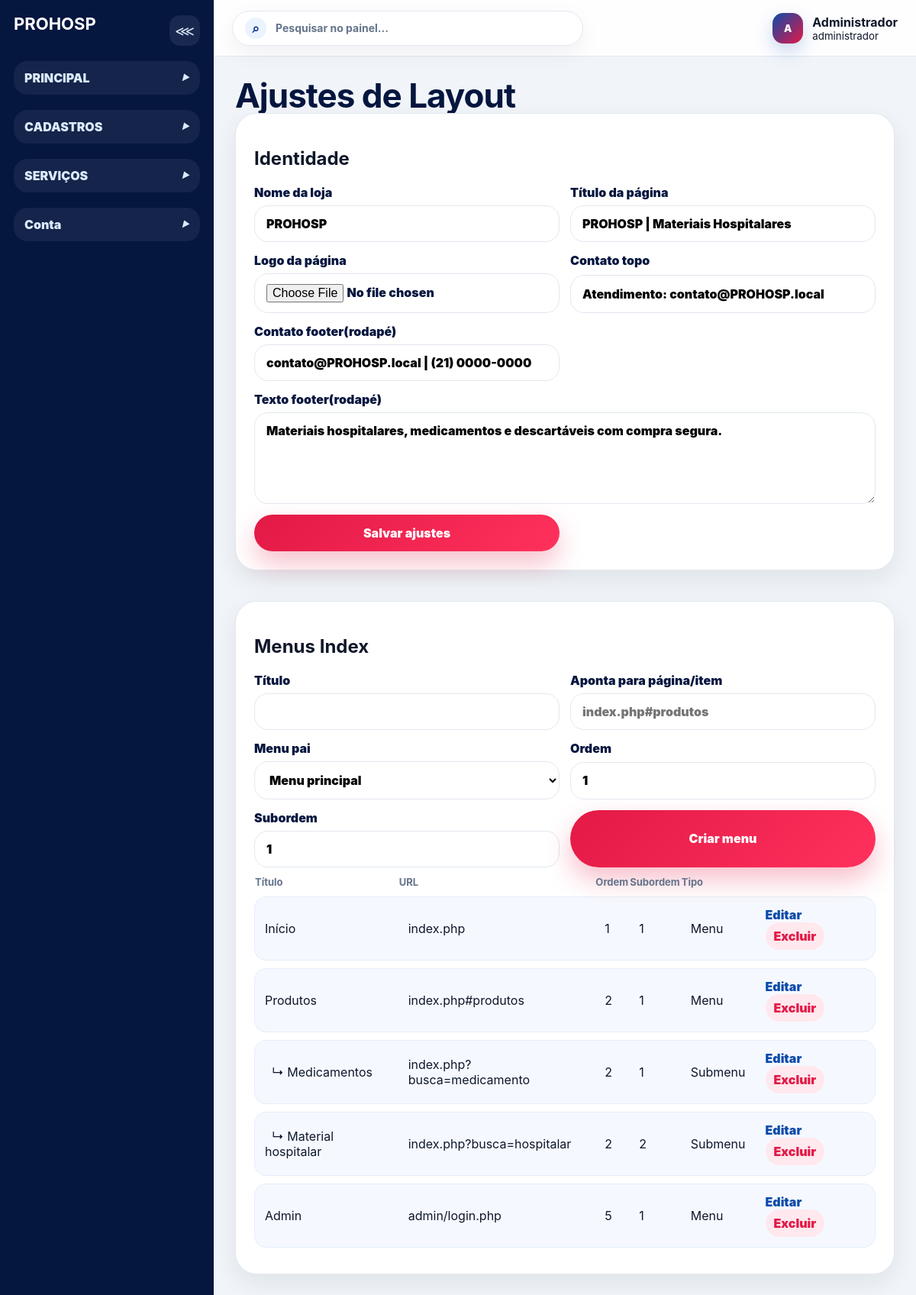
Page /admin/pagina.php (signed in) on the committed database.
### tables this page shows
CREATE TABLE menus (
  id INT AUTO_INCREMENT PRIMARY KEY,
  parent_id INT NULL,
  titulo VARCHAR(90) NOT NULL,
  url VARCHAR(255) NOT NULL,
  ordem INT NOT NULL DEFAULT 1,
  subordem INT NOT NULL DEFAULT 1,
  ativo TINYINT(1) NOT NULL DEFAULT 1,
  criado_em TIMESTAMP DEFAULT CURRENT_TIMESTAMP,
  INDEX idx_menus_parent (parent_id)
);

### includes/funcoes.php (called while the page is built, shortened)
<?php
function e($valor): string {
    return htmlspecialchars((string)$valor, ENT_QUOTES, 'UTF-8');
}
function buscar_ajustes(PDO $pdo): array {
    $stmt = $pdo->query('SELECT chave, valor FROM ajustes_pagina');
    $dados = [];
    foreach ($stmt->fetchAll() as $row) {
        $dados[$row['chave']] = $row['valor'];
    }
    return $dados;
}

### admin/pagina.php (the view, shortened to what this page needs)
<?php
require_once __DIR__ . '/includes/admin-header.php';
$editarMenu = null;
$aj = buscar_ajustes($pdo);
$menus = $pdo->query('SELECT * FROM menus ORDER BY COALESCE(parent_id,id), parent_id IS NOT NULL, ordem, subordem, id')->fetchAll();
?>
<h1>Ajustes de Layout</h1>
<div class="grid-2">
  <section class="panel">
    <h2>Identidade</h2>
    <form method="post" enctype="multipart/form-data" class="form-grid">
      <label>Nome da loja<input name="nome_loja" value="<?= e($aj['nome_loja'] ?? 'PROHOSP') ?>"></label>
      <label>Título da página<input name="titulo_pagina" value="<?= e($aj['titulo_pagina'] ?? 'PROHOSP') ?>"></label>
      <label>Logo da página<input type="file" name="logo"></label>
      <label>Contato topo<input name="contato_topo" value="<?= e($aj['contato_topo'] ?? '') ?>"></label>
      <label>Contato footer(rodapé)<input name="contato_footer" value="<?= e($aj['contato_footer'] ?? '') ?>"></label>
      <label class="wide">Texto footer(rodapé)<textarea name="texto_footer"><?= e($aj['texto_footer'] ?? '') ?></textarea></label>
      <button class="btn primary" name="salvar_ajustes">Salvar ajustes</button>
    </form>
  </section>
  <section class="panel">
    <h2>Menus Index</h2>
    <form method="post" class="form-grid compact">
      <label>Título<input name="titulo" required value="<?= e($editarMenu['titulo'] ?? '') ?>"></label>
      <label>Aponta para página/item<input name="url" placeholder="index.php#produtos" value="<?= e($editarMenu['url'] ?? '') ?>"></label>
      <label>Menu pai
        <select name="parent_id">
          <option value="0">Menu principal</option>
        </select>
      </label>
      <label>Ordem<input name="ordem" type="number" value="<?= e($editarMenu['ordem'] ?? '1') ?>"></label>
      <label>Subordem<input name="subordem" type="number" value="<?= e($editarMenu['subordem'] ?? '1') ?>"></label>
      <button class="btn primary" name="<?= $editarMenu ? 'salvar_menu' : 'novo_menu' ?>"><?= $editarMenu ? 'Salvar menu' : 'Criar menu' ?></button>
    </form>
    <div class="table-wrap">
      <table>
        <thead><tr><th>Título</th><th>URL</th><th>Ordem</th><th>Subordem</th><th>Tipo</th><th></th></tr></thead>
        <tbody>
          <?php foreach ($menus as $m): ?>
          <tr>
            <td><?= $m['parent_id'] ? '&nbsp;&nbsp;↳ ' : '' ?><?= e($m['titulo']) ?></td>
            <td><?= e($m['url']) ?></td>
            <td><?= (int)$m['ordem'] ?></td>
            <td><?= (int)$m['subordem'] ?></td>
            <td><?= $m['parent_id'] ? 'Submenu' : 'Menu' ?></td>
            <td>
              <a href="?editar_menu=<?= (int)$m['id'] ?>">Editar</a>
              <form method="post" class="inline">
                <button name="excluir_menu" onclick="return confirm('Excluir este menu?')">Excluir</button>
              </form>
            </td>
          </tr>
          <?php endforeach; ?>
        </tbody>
      </table>
    </div>
  </section>
</div>
<?php require_once __DIR__ . '/includes/admin-footer.php'; ?>

### assets/css/style.css (style rules this page uses)
:root { --blue-950:#05163f;--blue-900:#eff2f6;--blue-800:#0a358c;--blue-700:#0b4aaa;--blue-600:#1167e8;--blue-100:#eaf3ff;--blue-50:#f5f9ff;--red-600:#e31946;--red-500:#ff315c;--red-100:#ffe8ee;--white:#fff;--slate-950:#0f172a;--slate-700:#334155;--slate-500:#64748b;--slate-200:#e2e8f0;--slate-100:#f1f5f9;--radius-xl:28px;--radius-lg:22px;--radius-md:16px;--shadow:0 22px 55px rgba(8,35,95,.14);--soft:0 12px 32px rgba(15,23,42,.08) }
* { box-sizing:border-box }
body { margin:0;font-family:Inter,Arial,Helvetica,sans-serif;background:linear-gradient(180deg,#f8fbff 0,#eef4fb 100%);color:var(--slate-950) }
a { text-decoration:none;color:inherit }
.btn { border:0;border-radius:999px;padding:14px 22px;font-weight:900;display:inline-flex;align-items:center;justify-content:center;cursor:pointer }
.btn.primary { background:linear-gradient(135deg,var(--red-600),var(--red-500));color:#fff;box-shadow:0 16px 34px rgba(227,25,70,.28) }
.section-head h2,h1 { font-size:clamp(30px,4vw,44px);line-height:1.05;margin:0;color:var(--blue-950);letter-spacing:-1px }
.product-card,.panel,.login-card,.metric { background:#fff;border:1px solid rgba(226,232,240,.95);border-radius:var(--radius-xl);box-shadow:var(--soft) }
.login-card label,.form-grid label { display:grid;gap:7px;color:var(--blue-950);font-weight:900 }
.login-card input,.form-grid input,.form-grid select,.form-grid textarea { width:100%;border:1px solid var(--slate-200);border-radius:18px;padding:13px 15px;font:inherit;background:#fff;outline:0 }
.login-card form,.form-grid { display:grid;gap:14px }
.admin-body { display:flex;min-height:100vh;background:var(--slate-100) }
.panel { padding:24px;margin-bottom:20px }
.grid-2 { display:grid;grid-template-columns:minmax(320px,.85fr) 1.15fr;gap:20px }
.form-grid { grid-template-columns:repeat(2,1fr) }
.form-grid .wide { grid-column:1/-1 }
.form-grid textarea { min-height:120px }
.table-wrap { overflow:auto }
table { width:100%;border-collapse:separate;border-spacing:0 10px;min-width:680px }
th { text-align:left;color:var(--slate-500);font-size:13px }
td { background:var(--blue-50);padding:13px;border-top:1px solid #e5eef9;border-bottom:1px solid #e5eef9 }
td:first-child { border-left:1px solid #e5eef9;border-radius:16px 0 0 16px }
td:last-child { border-right:1px solid #e5eef9;border-radius:0 16px 16px 0 }
td a { color:var(--blue-700);font-weight:900;margin-right:8px }
button { font:inherit }
.inline { display:inline }
.inline button,td button { border:0;background:var(--red-100);color:var(--red-600);font-weight:900;border-radius:999px;padding:8px 11px;cursor:pointer }
body.admin-body .admin-cards, body.admin-body .grid-2, body.admin-body .quick-grid { grid-template-columns:1fr }

### rows in the picture
menus: titulo "Início", url "index.php", ordem "1", subordem "1", shows "Menu"
menus: titulo "Produtos", url "index.php#produtos", ordem "2", subordem "1", shows "Menu"
menus: titulo "Medicamentos", url "index.php?busca=medicamento", ordem "2", subordem "1", parent_id "Submenu"
menus: titulo "Material hospitalar", url "index.php?busca=hospitalar", ordem "2", subordem "2", parent_id "Submenu"
menus: titulo "Admin", url "admin/login.php", ordem "5", subordem "1", shows "Menu"

### other values in the picture
substr($u['nome'] ?? 'U', 0, 1) "A"
$u['nome'] "Administrador"
$u['perfil'] "administrador"
